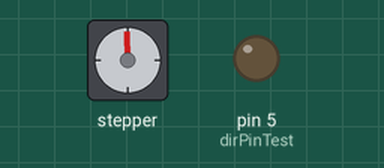
The sketch below on a simulated Arduino Uno, built with avr-gcc and run on an emulated ATmega328P. Parts: stepper motor, output pins drawn as LEDs (lit = HIGH). Wiring (inferred from the names in the program): stepper motor driver (200 steps per turn assumed): step pin 3; direction pin 4. Pins used as bus, display or sensor lines are not drawn; what the sketch prints to the serial monitor is not drawn.

Above: at 0.05 s.
At 0.25 s:
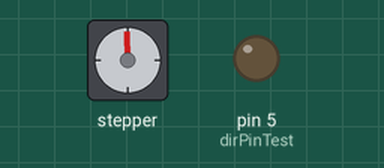
At 0.35 s:
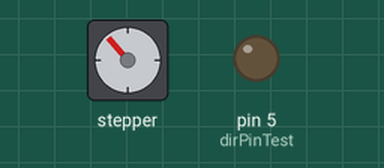
Timing chart, 0 to 3.0 s (numbered marks = the images above):
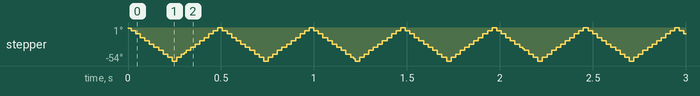

The sketch:

FloppyInOut_02_InOutWorking.ino
```cpp
int stepPin = 3;    // LED connected to digital pin 9
int dirPin = 4;
int dirPinTest = 5;
int inc = 0;

void setup() {
    Serial.begin(9600);
  pinMode(stepPin,OUTPUT);
  pinMode(dirPin,OUTPUT);
  pinMode(dirPinTest,OUTPUT);
  // nothing happens in setup
  digitalWrite(dirPin,HIGH);
  digitalWrite(dirPinTest,LOW);
}

void loop() {

  if ( inc <= 29 ) {
    digitalWrite(dirPin,LOW);
    Serial.println("DONE");
  }

  else if ( inc <= 60 ) {
  digitalWrite(dirPin, HIGH);
  }

  digitalWrite(stepPin,HIGH);
  delay(4);
  digitalWrite(stepPin,LOW);
  delay(4);
  inc = inc + 1;
  inc = inc%60;
  Serial.println(inc);

}
```

Measured:
- by itself, stepper: turns 54° counter-clockwise in 0.24 s, then 54° clockwise in 0.22 s, repeating every 0.51 s
